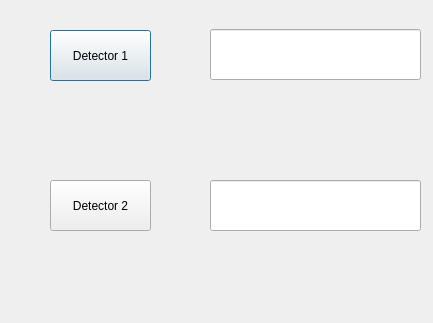
<?xml version="1.0" encoding="UTF-8"?>
<ui version="4.0">
 <class>Detector</class>
 <widget class="QDialog" name="Detector">
  <property name="geometry">
   <rect>
    <x>0</x>
    <y>0</y>
    <width>433</width>
    <height>323</height>
   </rect>
  </property>
  <property name="windowTitle">
   <string>Detector</string>
  </property>
  <widget class="QPushButton" name="detector1Button">
   <property name="geometry">
    <rect>
     <x>50</x>
     <y>30</y>
     <width>101</width>
     <height>51</height>
    </rect>
   </property>
   <property name="text">
    <string>Detector 1</string>
   </property>
  </widget>
  <widget class="QPushButton" name="detector1Button_2">
   <property name="geometry">
    <rect>
     <x>50</x>
     <y>180</y>
     <width>101</width>
     <height>51</height>
    </rect>
   </property>
   <property name="text">
    <string>Detector 2</string>
   </property>
  </widget>
  <widget class="QLineEdit" name="lineEdit">
   <property name="geometry">
    <rect>
     <x>210</x>
     <y>29</y>
     <width>211</width>
     <height>51</height>
    </rect>
   </property>
  </widget>
  <widget class="QLineEdit" name="lineEdit_2">
   <property name="geometry">
    <rect>
     <x>210</x>
     <y>180</y>
     <width>211</width>
     <height>51</height>
    </rect>
   </property>
  </widget>
 </widget>
 <resources/>
 <connections>
  <connection>
   <sender>detector1Button</sender>
   <signal>clicked()</signal>
   <receiver>lineEdit</receiver>
   <slot>clear()</slot>
   <hints>
    <hint type="sourcelabel">
     <x>100</x>
     <y>55</y>
    </hint>
    <hint type="destinationlabel">
     <x>315</x>
     <y>54</y>
    </hint>
   </hints>
  </connection>
  <connection>
   <sender>detector1Button_2</sender>
   <signal>clicked()</signal>
   <receiver>lineEdit_2</receiver>
   <slot>clear()</slot>
   <hints>
    <hint type="sourcelabel">
     <x>149</x>
     <y>205</y>
    </hint>
    <hint type="destinationlabel">
     <x>219</x>
     <y>205</y>
    </hint>
   </hints>
  </connection>
 </connections>
</ui>
